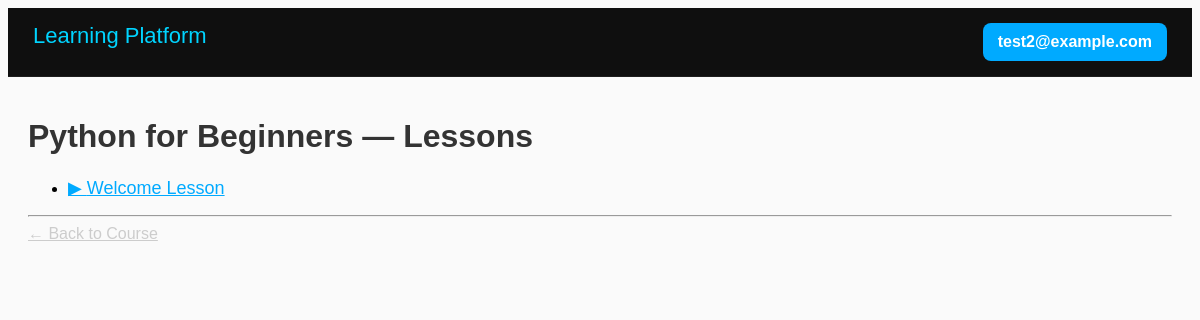
/lessons/1 (signed in), run on the app's committed database.
### app/models.py (models this page shows)
class User(Base):
    __tablename__ = 'users'
    id = Column(Integer, primary_key=True, index=True)
    email = Column(String(256), unique=True, index=True, nullable=False)
    first_name = Column(String(100), nullable=True)
    last_name = Column(String(100), nullable=True)
    hashed_password = Column(String(256), nullable=False)
    is_active = Column(Boolean, default=True)
    created_at = Column(DateTime(timezone=True), server_default=func.now(), default=datetime.utcnow)
    purchases = relationship('Purchase', back_populates='user')

class Course(Base):
    __tablename__ = 'courses'
    id = Column(Integer, primary_key=True, index=True)
    title = Column(String(200), nullable=False)
    description = Column(Text)
    thumbnail_path = Column(String(512))
    price_cents = Column(Integer, default=0)
    is_published = Column(Boolean, default=True)
    purchases = relationship('Purchase', back_populates='course')
    lessons = relationship("Lesson", back_populates="course", cascade="all, delete")

class Lesson(Base):
    __tablename__ = "lessons"
    id = Column(Integer, primary_key=True, index=True)
    course_id = Column(Integer, ForeignKey("courses.id"))
    title = Column(String(255), nullable=False)
    content = Column(Text, nullable=True)
    video_url = Column(String(500), nullable=True)
    course = relationship("Course", back_populates="lessons")

### app/routes/lessons.py (the view)
@router.get("/lessons/{course_id}", response_class=HTMLResponse)
async def lessons_page(
    course_id: int,
    request: Request,
    db: AsyncSession = Depends(get_db),
    current_user=Depends(get_current_user)
):
    if not current_user:
        return RedirectResponse("/login", status_code=303)
    q = await db.execute(select(Purchase).where(
        Purchase.course_id == course_id,
        Purchase.user_id == current_user.id,
        Purchase.paid == True
    ))
    purchase = q.scalar_one_or_none()
    if not purchase:
        return RedirectResponse(f"/payment/{course_id}", status_code=303)
    qc = await db.execute(select(Course).where(Course.id == course_id))
    course = qc.scalar_one_or_none()
    ql = await db.execute(select(Lesson).where(Lesson.course_id == course_id))
    lessons = ql.scalars().all()
    return templates.TemplateResponse("lessons.html", {
        "request": request,
        "course": course,
        "lessons": lessons
    })

### app/templates/lessons.html
{% extends "base.html" %}
{% block content %}
<h1>{{ course.title }} — Lessons</h1>
<ul style="margin-top:20px;">
    {% for lesson in lessons %}
        <li style="margin-bottom:10px;">
            <a href="/lesson/{{ lesson.id }}" style="color:#00aaff; font-size:18px;">
                ▶ {{ lesson.title }}
            </a>
        </li>
    {% endfor %}
</ul>
<hr>
<a href="/course/{{ course.id }}" style="color:#ccc;">
    ← Back to Course
</a>
{% endblock %}

### app/templates/base.html (shortened to what this page needs)
<!DOCTYPE html>
<html>
<head>
    <link rel="stylesheet" href="/static/css/style.css">
</head>
<body>
    <div class="navbar">
        <div>
            <a href="/" style="color:#00d4ff; font-size:22px; text-decoration:none;">
                Learning Platform
            </a>
        </div>
        {% if request.state.user %}
        <div class="profile-menu">
            <div class="profile-btn" onclick="toggleProfile()">
                {% if request.state.user.first_name and request.state.user.last_name %}
                {{ request.state.user.first_name }} {{ request.state.user.last_name }}
                {% else %}
                {{ request.state.user.email }}
                {% endif %}
            </div>
        </div>
        {% else %}
        <div>
            <a href="/users/register" class="profile-btn" style="margin-right: 10px; background: #555;">Register</a>
            <a href="/login" class="profile-btn">Login</a>
        </div>
        {% endif %}
    </div>
    <div style="padding: 20px;">
        {% block content %}{% endblock %}
    </div>
</body>
</html>

### app/static/css/style.css (style rules this page uses)
body { font-family: Arial; background: #fafafa; }
h1, h2 { color: #333; }

### app/templates/base.html (style rules this page uses)
.navbar { display: flex; justify-content: space-between; padding: 15px 25px; background: #0f0f0f; border-bottom: 1px solid #1e1e1e; }
.navbar a { color: #00d4ff; margin-right: 20px; text-decoration: none; font-size: 18px; }
.profile-menu { position: relative; }
.profile-btn { cursor: pointer; padding: 10px 15px; background: #00aaff; color: white; border-radius: 8px; font-weight: bold; }

### data on the page
User: state.user.email "test2@example.com"
Course: title "Python for Beginners"
Lesson: title "Welcome Lesson"
